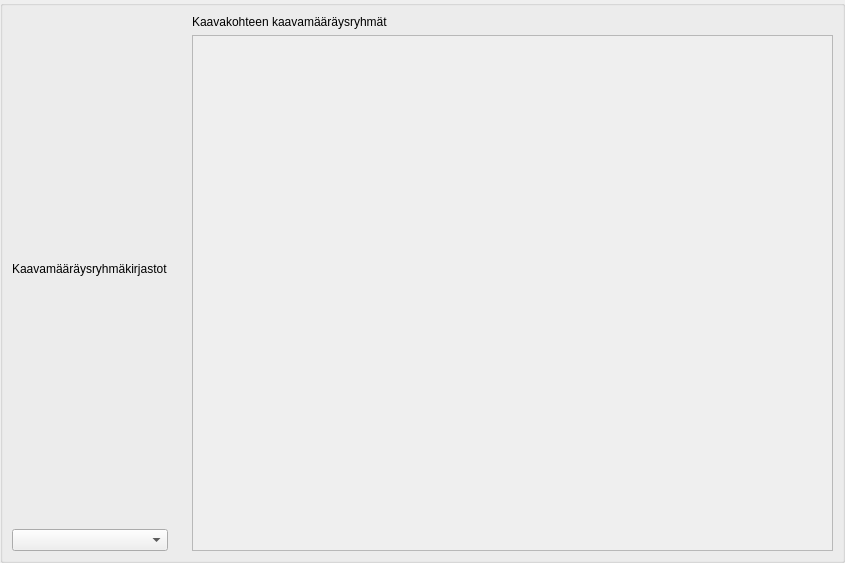
<?xml version="1.0" encoding="UTF-8"?>
<ui version="4.0">
 <class>regulation_groups_groupbox</class>
 <widget class="QGroupBox" name="regulation_groups_groupbox">
  <property name="geometry">
   <rect>
    <x>0</x>
    <y>0</y>
    <width>845</width>
    <height>563</height>
   </rect>
  </property>
  <property name="windowTitle">
   <string>GroupBox</string>
  </property>
  <layout class="QHBoxLayout" name="horizontalLayout">
   <property name="leftMargin">
    <number>0</number>
   </property>
   <property name="topMargin">
    <number>0</number>
   </property>
   <property name="rightMargin">
    <number>0</number>
   </property>
   <property name="bottomMargin">
    <number>0</number>
   </property>
   <item>
    <widget class="QWidget" name="libraries_widget" native="true">
     <layout class="QVBoxLayout" name="verticalLayout_3">
      <item>
       <widget class="QLabel" name="label_8">
        <property name="text">
         <string>Kaavamääräysryhmäkirjastot</string>
        </property>
       </widget>
      </item>
      <item>
       <widget class="QComboBox" name="plan_regulation_group_libraries_combobox"/>
      </item>
     </layout>
    </widget>
   </item>
   <item>
    <widget class="QWidget" name="regulation_groups_widget" native="true">
     <layout class="QVBoxLayout" name="verticalLayout_2">
      <item>
       <widget class="QLabel" name="regulation_groups_label">
        <property name="text">
         <string>Kaavakohteen kaavamääräysryhmät</string>
        </property>
       </widget>
      </item>
      <item>
       <widget class="QScrollArea" name="plan_regulation_group_scrollarea">
        <property name="widgetResizable">
         <bool>true</bool>
        </property>
        <widget class="QWidget" name="plan_regulation_group_scrollarea_contents">
         <property name="geometry">
          <rect>
           <x>0</x>
           <y>0</y>
           <width>599</width>
           <height>511</height>
          </rect>
         </property>
         <layout class="QVBoxLayout" name="verticalLayout_4"/>
        </widget>
       </widget>
      </item>
     </layout>
    </widget>
   </item>
  </layout>
 </widget>
 <resources/>
 <connections/>
</ui>
